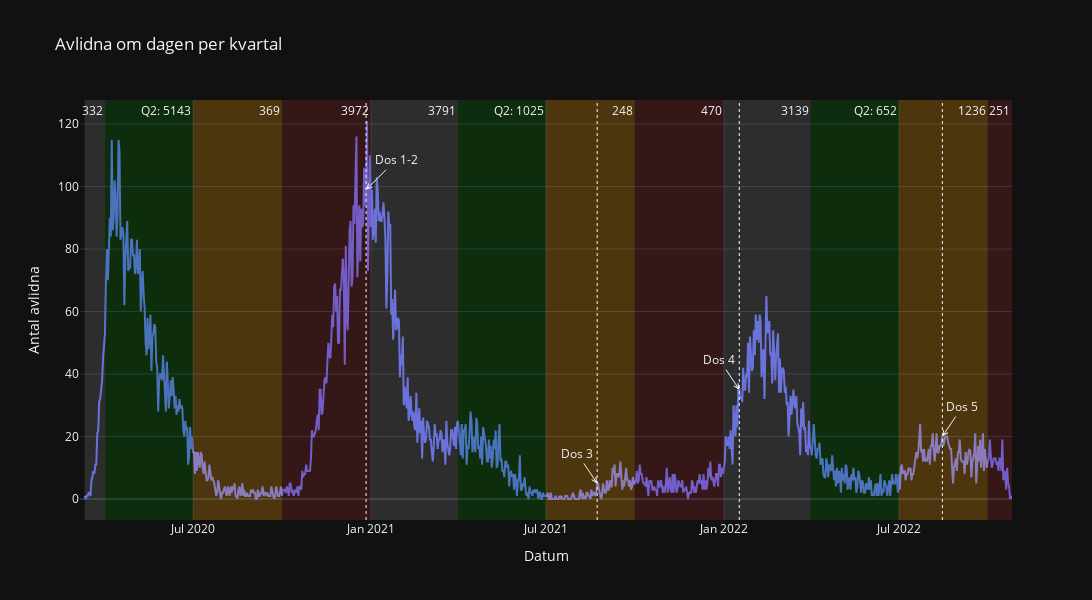

This figure's notebook cell:
### Code cell
from datetime import datetime
from dateutil.relativedelta import relativedelta 

deaths_per_quarter = {}
for year in [0,1,2]:
    counter = 1
    for month in ["01", "04", "07", "10" ]:
        date = datetime.strptime(f'202{year}-{month}-01 00:00:00', '%Y-%m-%d %H:%M:%S')

        mask = (daily_deaths["Datum_avliden"] >= date) & (daily_deaths["Datum_avliden"] < date + relativedelta(months=3))
        quarter = daily_deaths[mask]
        deaths = quarter["Antal_avlidna"].sum()
        deaths_per_quarter.update({f"Q{counter}_2{year}":deaths})
        counter += 1


fig = px.line(daily_deaths, x="Datum_avliden", y="Antal_avlidna", title="Avlidna om dagen per kvartal", template='plotly_dark', labels=dict(Antal_avlidna="Antal avlidna", Datum_avliden="Datum"))

fig.add_vrect(x0="2020-03-11", x1="2020-04-01", 
              annotation_text=f"{deaths_per_quarter['Q1_20']}", annotation_position="top right",
              fillcolor="grey", opacity=0.25, line_width=0)

fig.add_vrect(x0="2020-04-01", x1="2020-07-01", annotation_text=f"Q2: {deaths_per_quarter['Q2_20']}", annotation_position="top right", fillcolor="green", opacity=0.25, line_width=0)
fig.add_vrect(x0="2020-07-01", x1="2020-10-01", annotation_text=f"{deaths_per_quarter['Q3_20']}", annotation_position="top right", fillcolor="orange", opacity=0.25, line_width=0)
fig.add_vrect(x0="2020-10-01", x1="2021-01-01", annotation_text=f"{deaths_per_quarter['Q4_20']}", annotation_position="top right", fillcolor="brown", opacity=0.25, line_width=0)

# # # # # # # # # # # # # # # # # # # # # # # # # # # # # # # # # # # # # # # # 

fig.add_vrect(x0="2021-01-01", x1="2021-04-01", annotation_text=f"{deaths_per_quarter['Q1_21']}", annotation_position="top right", fillcolor="grey", opacity=0.25, line_width=0)
fig.add_vrect(x0="2021-04-01", x1="2021-07-01", annotation_text=f"Q2: {deaths_per_quarter['Q2_21']}", annotation_position="top right", fillcolor="green", opacity=0.25, line_width=0)
fig.add_vrect(x0="2021-07-01", x1="2021-10-01", annotation_text=f"{deaths_per_quarter['Q3_21']}", annotation_position="top right", fillcolor="orange", opacity=0.25, line_width=0)
fig.add_vrect(x0="2021-10-01", x1="2022-01-01", annotation_text=f"{deaths_per_quarter['Q4_21']}", annotation_position="top right", fillcolor="brown", opacity=0.25, line_width=0)

# # # # # # # # # # # # # # # # # # # # # # # # # # # # # # # # # # # # # # # # 

fig.add_vrect(x0="2022-01-01", x1="2022-04-01", annotation_text=f"{deaths_per_quarter['Q1_22']}", annotation_position="top right", fillcolor="grey", opacity=0.25, line_width=0)
fig.add_vrect(x0="2022-04-01", x1="2022-07-01", annotation_text=f"Q2: {deaths_per_quarter['Q2_22']}", annotation_position="top right", fillcolor="green", opacity=0.25, line_width=0)
fig.add_vrect(x0="2022-07-01", x1="2022-10-01", annotation_text=f"{deaths_per_quarter['Q3_22']}", annotation_position="top right", fillcolor="orange", opacity=0.25, line_width=0)
fig.add_vrect(x0="2022-10-01", x1="2022-10-26", annotation_text=f"{deaths_per_quarter['Q4_22']}", annotation_position="top right", fillcolor="brown", opacity=0.25, line_width=0)

fig.add_vline(x="2020-12-27", line_width=1, line_dash="dot")
fig.add_vline(x="2021-08-23", line_width=1, line_dash="dot")
fig.add_vline(x="2022-01-17", line_width=1, line_dash="dot")
fig.add_vline(x="2022-08-15", line_width=1, line_dash="dot")


fig.add_annotation(x="2020-12-27 00:00:00", y=99,
            text="Dos 1-2",
            showarrow=True,
            arrowhead=5,
            ax=30)

fig.add_annotation(x="2021-08-23 00:00:00", y=5, text="Dos 3", showarrow=True, arrowhead=5, ax=-20)
fig.add_annotation(x="2022-01-17 00:00:00", y=35, text="Dos 4", showarrow=True, arrowhead=5, ax=-20)
fig.add_annotation(x="2022-08-15 00:00:00", y=20, text="Dos 5", showarrow=True, arrowhead=5, ax=20)

fig.update_layout(height=600, width=1500)


fig.show()

### Figure 1 — Plotly figure (JSON) as saved in the notebook; plotly's stock layout.template omitted (floating-point values rounded to 4 significant figures; data arrays with more than 128 entries replaced by an {"elided": "..."} marker saying what was removed)
{"data": [{"hovertemplate": "Datum=%{x}<br>Antal avlidna=%{y}<extra></extra>", "legendgroup": "", "line": {"color": "#636efa", "dash": "solid"}, "marker": {"symbol": "circle"}, "mode": "lines", "name": "", "orientation": "v", "showlegend": false, "type": "scatter", "x": {"elided": "960 str values"}, "xaxis": "x", "y": {"elided": "960 int values"}, "yaxis": "y"}], "layout": {"annotations": [{"showarrow": false, "text": "332", "x": "2020-04-01", "xanchor": "right", "xref": "x", "y": 1, "yanchor": "top", "yref": "y domain"}, {"showarrow": false, "text": "Q2: 5143", "x": "2020-07-01", "xanchor": "right", "xref": "x", "y": 1, "yanchor": "top", "yref": "y domain"}, {"showarrow": false, "text": "369", "x": "2020-10-01", "xanchor": "right", "xref": "x", "y": 1, "yanchor": "top", "yref": "y domain"}, {"showarrow": false, "text": "3972", "x": "2021-01-01", "xanchor": "right", "xref": "x", "y": 1, "yanchor": "top", "yref": "y domain"}, {"showarrow": false, "text": "3791", "x": "2021-04-01", "xanchor": "right", "xref": "x", "y": 1, "yanchor": "top", "yref": "y domain"}, {"showarrow": false, "text": "Q2: 1025", "x": "2021-07-01", "xanchor": "right", "xref": "x", "y": 1, "yanchor": "top", "yref": "y domain"}, {"showarrow": false, "text": "248", "x": "2021-10-01", "xanchor": "right", "xref": "x", "y": 1, "yanchor": "top", "yref": "y domain"}, {"showarrow": false, "text": "470", "x": "2022-01-01", "xanchor": "right", "xref": "x", "y": 1, "yanchor": "top", "yref": "y domain"}, {"showarrow": false, "text": "3139", "x": "2022-04-01", "xanchor": "right", "xref": "x", "y": 1, "yanchor": "top", "yref": "y domain"}, {"showarrow": false, "text": "Q2: 652", "x": "2022-07-01", "xanchor": "right", "xref": "x", "y": 1, "yanchor": "top", "yref": "y domain"}, {"showarrow": false, "text": "1236", "x": "2022-10-01", "xanchor": "right", "xref": "x", "y": 1, "yanchor": "top", "yref": "y domain"}, {"showarrow": false, "text": "251", "x": "2022-10-26", "xanchor": "right", "xref": "x", "y": 1, "yanchor": "top", "yref": "y domain"}, {"arrowhead": 5, "ax": 30, "showarrow": true, "text": "Dos 1-2", "x": "2020-12-27 00:00:00", "y": 99}, {"arrowhead": 5, "ax": -20, "showarrow": true, "text": "Dos 3", "x": "2021-08-23 00:00:00", "y": 5}, {"arrowhead": 5, "ax": -20, "showarrow": true, "text": "Dos 4", "x": "2022-01-17 00:00:00", "y": 35}, {"arrowhead": 5, "ax": 20, "showarrow": true, "text": "Dos 5", "x": "2022-08-15 00:00:00", "y": 20}], "height": 600, "legend": {"tracegroupgap": 0}, "shapes": [{"fillcolor": "grey", "line": {"width": 0}, "opacity": 0.25, "type": "rect", "x0": "2020-03-11", "x1": "2020-04-01", "xref": "x", "y0": 0, "y1": 1, "yref": "y domain"}, {"fillcolor": "green", "line": {"width": 0}, "opacity": 0.25, "type": "rect", "x0": "2020-04-01", "x1": "2020-07-01", "xref": "x", "y0": 0, "y1": 1, "yref": "y domain"}, {"fillcolor": "orange", "line": {"width": 0}, "opacity": 0.25, "type": "rect", "x0": "2020-07-01", "x1": "2020-10-01", "xref": "x", "y0": 0, "y1": 1, "yref": "y domain"}, {"fillcolor": "brown", "line": {"width": 0}, "opacity": 0.25, "type": "rect", "x0": "2020-10-01", "x1": "2021-01-01", "xref": "x", "y0": 0, "y1": 1, "yref": "y domain"}, {"fillcolor": "grey", "line": {"width": 0}, "opacity": 0.25, "type": "rect", "x0": "2021-01-01", "x1": "2021-04-01", "xref": "x", "y0": 0, "y1": 1, "yref": "y domain"}, {"fillcolor": "green", "line": {"width": 0}, "opacity": 0.25, "type": "rect", "x0": "2021-04-01", "x1": "2021-07-01", "xref": "x", "y0": 0, "y1": 1, "yref": "y domain"}, {"fillcolor": "orange", "line": {"width": 0}, "opacity": 0.25, "type": "rect", "x0": "2021-07-01", "x1": "2021-10-01", "xref": "x", "y0": 0, "y1": 1, "yref": "y domain"}, {"fillcolor": "brown", "line": {"width": 0}, "opacity": 0.25, "type": "rect", "x0": "2021-10-01", "x1": "2022-01-01", "xref": "x", "y0": 0, "y1": 1, "yref": "y domain"}, {"fillcolor": "grey", "line": {"width": 0}, "opacity": 0.25, "type": "rect", "x0": "2022-01-01", "x1": "2022-04-01", "xref": "x", "y0": 0, "y1": 1, "yref": "y domain"}, {"fillcolor": "green", "line": {"width": 0}, "opacity": 0.25, "type": "rect", "x0": "2022-04-01", "x1": "2022-07-01", "xref": "x", "y0": 0, "y1": 1, "yref": "y domain"}, {"fillcolor": "orange", "line": {"width": 0}, "opacity": 0.25, "type": "rect", "x0": "2022-07-01", "x1": "2022-10-01", "xref": "x", "y0": 0, "y1": 1, "yref": "y domain"}, {"fillcolor": "brown", "line": {"width": 0}, "opacity": 0.25, "type": "rect", "x0": "2022-10-01", "x1": "2022-10-26", "xref": "x", "y0": 0, "y1": 1, "yref": "y domain"}, {"line": {"dash": "dot", "width": 1}, "type": "line", "x0": "2020-12-27", "x1": "2020-12-27", "xref": "x", "y0": 0, "y1": 1, "yref": "y domain"}, {"line": {"dash": "dot", "width": 1}, "type": "line", "x0": "2021-08-23", "x1": "2021-08-23", "xref": "x", "y0": 0, "y1": 1, "yref": "y domain"}, {"line": {"dash": "dot", "width": 1}, "type": "line", "x0": "2022-01-17", "x1": "2022-01-17", "xref": "x", "y0": 0, "y1": 1, "yref": "y domain"}, {"line": {"dash": "dot", "width": 1}, "type": "line", "x0": "2022-08-15", "x1": "2022-08-15", "xref": "x", "y0": 0, "y1": 1, "yref": "y domain"}], "title": {"text": "Avlidna om dagen per kvartal"}, "width": 1500, "xaxis": {"anchor": "y", "domain": [0, 1], "title": {"text": "Datum"}}, "yaxis": {"anchor": "x", "domain": [0, 1], "title": {"text": "Antal avlidna"}}}}
